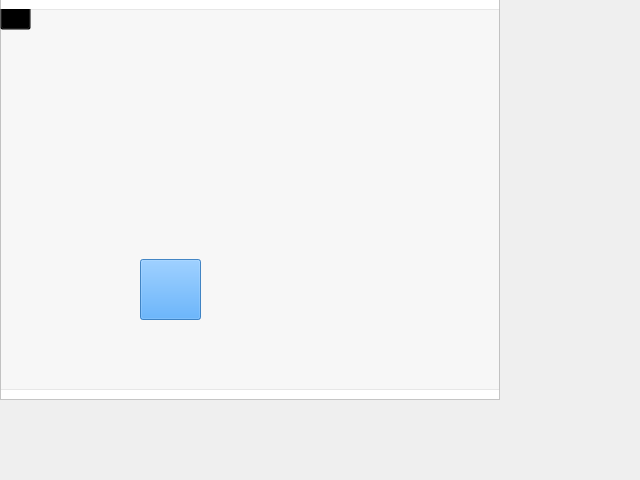
<?xml version="1.0" encoding="UTF-8"?>
<ui version="4.0">
 <class>f1_plan</class>
 <widget class="QWidget" name="f1_plan">
  <property name="geometry">
   <rect>
    <x>0</x>
    <y>0</y>
    <width>640</width>
    <height>480</height>
   </rect>
  </property>
  <property name="windowTitle">
   <string>Form</string>
  </property>
  <widget class="QFrame" name="frame">
   <property name="geometry">
    <rect>
     <x>0</x>
     <y>-1</y>
     <width>500</width>
     <height>401</height>
    </rect>
   </property>
   <property name="styleSheet">
    <string notr="true">QFrame#frame{background-color: rgb(255, 255, 255);
	border-image: url(:/new/seats/f1_plan.jpg);
}</string>
   </property>
   <property name="frameShape">
    <enum>QFrame::StyledPanel</enum>
   </property>
   <property name="frameShadow">
    <enum>QFrame::Raised</enum>
   </property>
   <widget class="QFrame" name="frame_2">
    <property name="geometry">
     <rect>
      <x>0</x>
      <y>10</y>
      <width>500</width>
      <height>381</height>
     </rect>
    </property>
    <property name="styleSheet">
     <string notr="true">background-color: rgba(217, 217, 217, 53);</string>
    </property>
    <property name="frameShape">
     <enum>QFrame::StyledPanel</enum>
    </property>
    <property name="frameShadow">
     <enum>QFrame::Raised</enum>
    </property>
    <widget class="QPushButton" name="seats_Button">
     <property name="geometry">
      <rect>
       <x>140</x>
       <y>250</y>
       <width>61</width>
       <height>61</height>
      </rect>
     </property>
     <property name="styleSheet">
      <string notr="true">background-color: rgba(42, 152, 255, 200);
font: 10pt &quot;华文行楷&quot;;</string>
     </property>
     <property name="text">
      <string/>
     </property>
    </widget>
    <widget class="QPushButton" name="backButton">
     <property name="geometry">
      <rect>
       <x>0</x>
       <y>-10</y>
       <width>31</width>
       <height>31</height>
      </rect>
     </property>
     <property name="styleSheet">
      <string notr="true">border-image: url(:/new/prefix1/back.png);
background-color:transparent;</string>
     </property>
     <property name="text">
      <string/>
     </property>
    </widget>
   </widget>
  </widget>
 </widget>
 <resources/>
 <connections/>
</ui>
